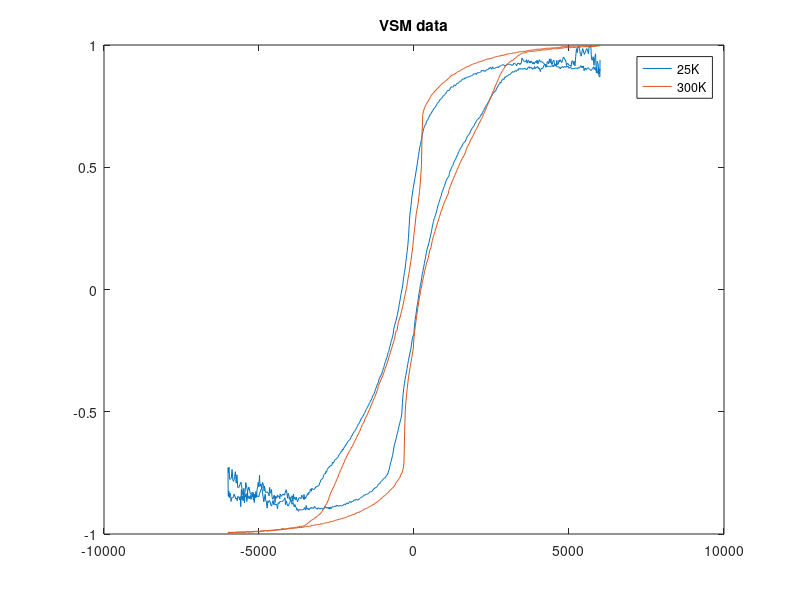
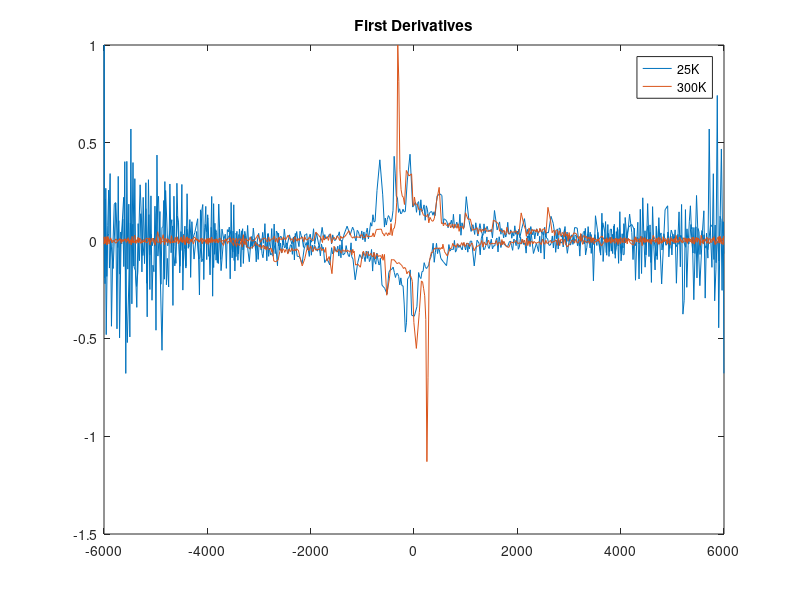
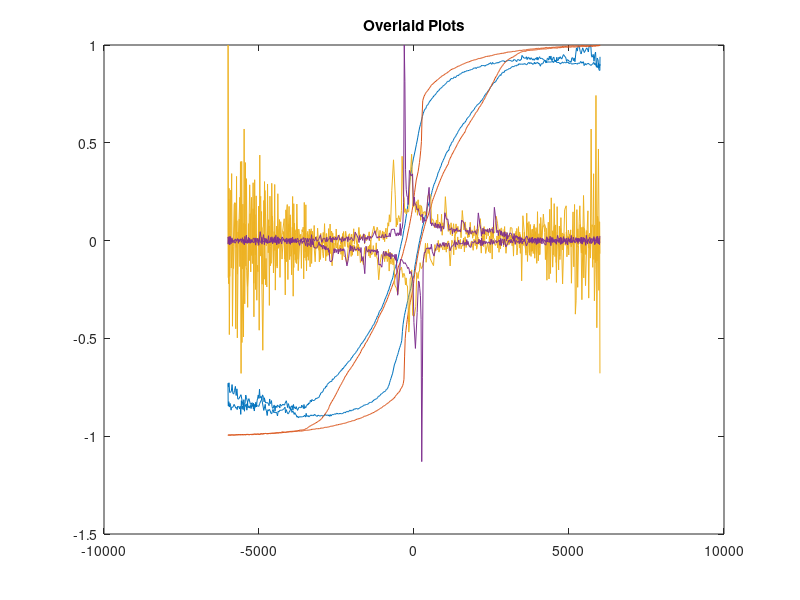

The MATLAB source for these figures, in order:
close all;
dataCold=csvread("COPDIRMN_FC_25K.csv",1,0);%gets the whole file
dataRoom=csvread("COPDIRMN_FC_300K_00005.csv",1,0);
Fcold=dataCold(:,14);
Froom=dataRoom(:,14);
Mcold=dataCold(:,21);
Mroom=dataRoom(:,21);
Mroom=Mroom./max(Mroom);
Mcold=Mcold./max(Mcold);
plot(Fcold,Mcold,Froom,Mroom)
legend('25K','300K');
title('VSM data');


Dcold=diff(Mcold);
Droom=diff(Mroom);

FDcold=zeros(size(Dcold));
for n=1:size(FDcold,1)
   FDcold(n)=(Fcold(n)+Fcold(n+1))/2; 
end
FDroom=zeros(size(Droom));
for n=1:size(FDroom,1)
   FDroom(n)=(Froom(n)+Froom(n+1))/2; 
end
Droom=Droom./max(Droom);
Dcold=Dcold./max(Dcold);
figure;
plot(FDcold,Dcold,FDroom,Droom);
legend('25K','300K');
title('First Derivatives');

figure;
plot(Fcold,Mcold,Froom,Mroom,FDcold,Dcold,FDroom,Droom);
title('Overlaid Plots');



